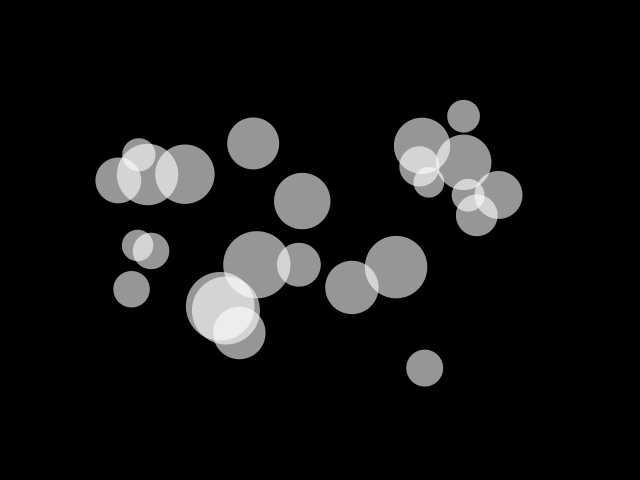
Frame 1 (no input)
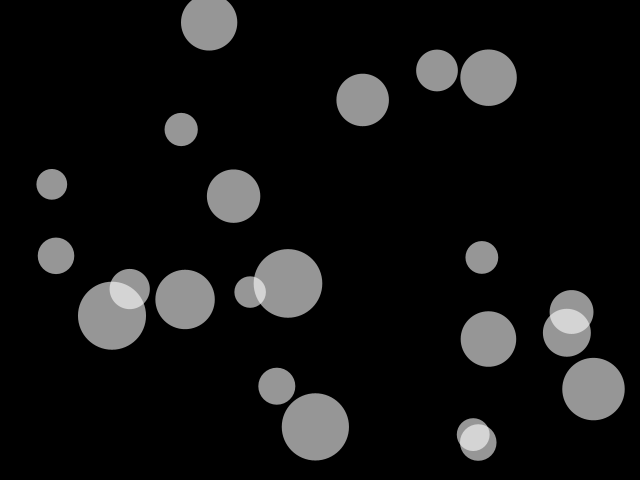
Frame 60 (the mouse pressed at the canvas centre just before this capture)
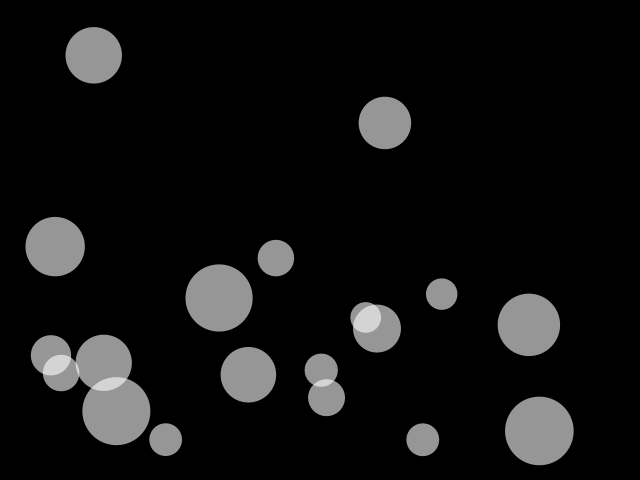
Frame 120 (the mouse held since frame 60 and released just before this capture)

The Processing sketch that drew these frames (run headless with seeded random() and noise(); from frame 60 on, the mouse is pressed at the canvas centre):

// Processing sketch: legitamacy
// ── legitamacy.pde
float spot=20,angle=0,circles=25,gravity=.1;
float[][] x = new float[int(circles)+1][5];
//[0]=x
//[1]=y
//[2]=xvel
//[3]=yvel
//[4]=radius
void setup()
{
  size(640,480);
  int a=0;
  while (a<circles)
  {
    
    x[a][2]=random(-5,5);
    x[a][3]=random(-5,5);
    x[a][4]=random(30,70);
    x[a][0]=random(70+x[a][4],width-70-x[a][4]);
    x[a][1]=random(70+x[a][4],height-70-x[a][4]);
    a++;
  }
}


void legit_circle(float x,float y, float w)
{
  
    noStroke();
    fill(255,150);
    ellipse(x,y,w,w);
    
}

void doCircle()
{
  int a=0;
  while (a<circles)
  {
    x[a][0]+=x[a][2];
    x[a][1]+=x[a][3];
    
    
    int b=0;
    while(b<circles)
    {
      if (b==a)
      {
        b++;
      }
      float xdist,ydist,dist;
      xdist=x[a][0]-x[b][0];
      ydist=x[a][1]-x[b][1];
      dist=sqrt((xdist*xdist)+(ydist*ydist));
      if (dist+20<x[a][4]*.5+x[b][4]*.5)
      {
        float ang;    
        ang=atan2(ydist,xdist);
        x[a][2]+=cos(ang)*3;
        x[a][3]+=sin(ang)*3;
        x[b][2]-=cos(ang)*3;
        x[b][3]-=cos(ang)*3;
      }
      b++;
    }
    if (x[a][0]<x[a][4]*.5+1 || x[a][0]>width-x[a][4]*.5-1)
    {
      x[a][2]*=-1.05;
    }
    if (x[a][1]+x[a][3]+x[a][4]*.5 > height)
    {
      x[a][3]*=-1.05;
    }
    x[a][3]+=gravity;
    x[a][2]*=.99;
    x[a][3]*=.99;
    if (x[a][0]+x[a][4]*.5<0)
    {
      x[a][2]=abs(x[a][2])*(1.01);
    }
    legit_circle(x[a][0],x[a][1],x[a][4]);
    a++;
  }
}

void draw()
{
  background(0);
  doCircle();
  
  
  
}
